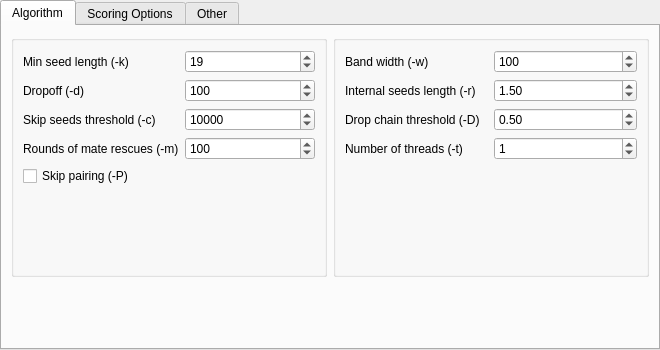
<?xml version="1.0" encoding="UTF-8"?>
<ui version="4.0">
 <class>BwaMemSettings</class>
 <widget class="QWidget" name="BwaMemSettings">
  <property name="geometry">
   <rect>
    <x>0</x>
    <y>0</y>
    <width>660</width>
    <height>350</height>
   </rect>
  </property>
  <property name="minimumSize">
   <size>
    <width>660</width>
    <height>350</height>
   </size>
  </property>
  <property name="windowTitle">
   <string>Form</string>
  </property>
  <layout class="QGridLayout" name="gridLayout">
   <property name="sizeConstraint">
    <enum>QLayout::SetMinAndMaxSize</enum>
   </property>
   <property name="leftMargin">
    <number>0</number>
   </property>
   <property name="topMargin">
    <number>0</number>
   </property>
   <property name="rightMargin">
    <number>0</number>
   </property>
   <property name="bottomMargin">
    <number>0</number>
   </property>
   <item row="0" column="0">
    <widget class="QTabWidget" name="tabWidget">
     <property name="currentIndex">
      <number>0</number>
     </property>
     <widget class="QWidget" name="tab">
      <attribute name="title">
       <string>Algorithm</string>
      </attribute>
      <layout class="QVBoxLayout" name="verticalLayout">
       <item>
        <layout class="QHBoxLayout" name="horizontalLayout">
         <property name="sizeConstraint">
          <enum>QLayout::SetMinAndMaxSize</enum>
         </property>
         <item>
          <widget class="QGroupBox" name="groupBox_0">
           <property name="title">
            <string/>
           </property>
           <layout class="QGridLayout" name="gridLayout_2">
            <property name="sizeConstraint">
             <enum>QLayout::SetMinAndMaxSize</enum>
            </property>
            <item row="5" column="0">
             <widget class="QLabel" name="label_45">
              <property name="layoutDirection">
               <enum>Qt::LeftToRight</enum>
              </property>
              <property name="text">
               <string>Dropoff (-d)</string>
              </property>
              <property name="alignment">
               <set>Qt::AlignLeading|Qt::AlignLeft|Qt::AlignVCenter</set>
              </property>
              <property name="margin">
               <number>1</number>
              </property>
              <property name="buddy">
               <cstring>dropoffSpinbox</cstring>
              </property>
             </widget>
            </item>
            <item row="6" column="1">
             <widget class="QSpinBox" name="skipSeedSpinbox">
              <property name="toolTip">
               <string>Skip seeds with more than INT occurrences </string>
              </property>
              <property name="minimum">
               <number>1</number>
              </property>
              <property name="maximum">
               <number>4000000</number>
              </property>
              <property name="singleStep">
               <number>1000</number>
              </property>
              <property name="value">
               <number>10000</number>
              </property>
             </widget>
            </item>
            <item row="13" column="0" colspan="2">
             <spacer name="verticalSpacer_2">
              <property name="orientation">
               <enum>Qt::Vertical</enum>
              </property>
              <property name="sizeHint" stdset="0">
               <size>
                <width>20</width>
                <height>0</height>
               </size>
              </property>
             </spacer>
            </item>
            <item row="7" column="1">
             <widget class="QSpinBox" name="mateRescueSpinbox">
              <property name="toolTip">
               <string>Perform at most INT rounds of mate rescues for each read</string>
              </property>
              <property name="maximum">
               <number>9999</number>
              </property>
              <property name="value">
               <number>100</number>
              </property>
             </widget>
            </item>
            <item row="2" column="0">
             <widget class="QLabel" name="label_40">
              <property name="layoutDirection">
               <enum>Qt::LeftToRight</enum>
              </property>
              <property name="text">
               <string>Min seed length (-k)</string>
              </property>
              <property name="alignment">
               <set>Qt::AlignLeading|Qt::AlignLeft|Qt::AlignVCenter</set>
              </property>
              <property name="margin">
               <number>1</number>
              </property>
              <property name="buddy">
               <cstring>minSeedSpinbox</cstring>
              </property>
             </widget>
            </item>
            <item row="5" column="1">
             <widget class="QSpinBox" name="dropoffSpinbox">
              <property name="toolTip">
               <string>Off-diagonal X-dropoff</string>
              </property>
              <property name="maximum">
               <number>99999</number>
              </property>
              <property name="value">
               <number>100</number>
              </property>
             </widget>
            </item>
            <item row="7" column="0">
             <widget class="QLabel" name="label_9">
              <property name="layoutDirection">
               <enum>Qt::LeftToRight</enum>
              </property>
              <property name="text">
               <string>Rounds of mate rescues (-m)</string>
              </property>
              <property name="alignment">
               <set>Qt::AlignLeading|Qt::AlignLeft|Qt::AlignVCenter</set>
              </property>
              <property name="margin">
               <number>1</number>
              </property>
              <property name="indent">
               <number>-1</number>
              </property>
              <property name="buddy">
               <cstring>mateRescueSpinbox</cstring>
              </property>
             </widget>
            </item>
            <item row="6" column="0">
             <widget class="QLabel" name="label_47">
              <property name="layoutDirection">
               <enum>Qt::LeftToRight</enum>
              </property>
              <property name="text">
               <string>Skip seeds threshold (-c)</string>
              </property>
              <property name="alignment">
               <set>Qt::AlignLeading|Qt::AlignLeft|Qt::AlignVCenter</set>
              </property>
              <property name="margin">
               <number>1</number>
              </property>
              <property name="buddy">
               <cstring>skipSeedSpinbox</cstring>
              </property>
             </widget>
            </item>
            <item row="2" column="1">
             <widget class="QSpinBox" name="minSeedSpinbox">
              <property name="toolTip">
               <string>Minimum seed length</string>
              </property>
              <property name="minimum">
               <number>1</number>
              </property>
              <property name="maximum">
               <number>9999</number>
              </property>
              <property name="singleStep">
               <number>1</number>
              </property>
              <property name="value">
               <number>19</number>
              </property>
             </widget>
            </item>
            <item row="8" column="0" colspan="2">
             <widget class="QCheckBox" name="skipPairingCheckBox">
              <property name="sizePolicy">
               <sizepolicy hsizetype="Minimum" vsizetype="Fixed">
                <horstretch>0</horstretch>
                <verstretch>0</verstretch>
               </sizepolicy>
              </property>
              <property name="sizeIncrement">
               <size>
                <width>0</width>
                <height>0</height>
               </size>
              </property>
              <property name="toolTip">
               <string>Skip pairing; mate rescue performed unless -S also in use</string>
              </property>
              <property name="text">
               <string>Skip pairing (-P)</string>
              </property>
              <property name="tristate">
               <bool>false</bool>
              </property>
             </widget>
            </item>
           </layout>
          </widget>
         </item>
         <item>
          <widget class="QGroupBox" name="groupBox">
           <layout class="QGridLayout" name="gridLayout_3">
            <property name="sizeConstraint">
             <enum>QLayout::SetMinAndMaxSize</enum>
            </property>
            <item row="5" column="0" colspan="2">
             <spacer name="verticalSpacer">
              <property name="orientation">
               <enum>Qt::Vertical</enum>
              </property>
              <property name="sizeHint" stdset="0">
               <size>
                <width>20</width>
                <height>0</height>
               </size>
              </property>
             </spacer>
            </item>
            <item row="0" column="0">
             <widget class="QLabel" name="label_43">
              <property name="layoutDirection">
               <enum>Qt::LeftToRight</enum>
              </property>
              <property name="text">
               <string>Band width (-w)</string>
              </property>
              <property name="alignment">
               <set>Qt::AlignLeading|Qt::AlignLeft|Qt::AlignVCenter</set>
              </property>
              <property name="margin">
               <number>1</number>
              </property>
              <property name="buddy">
               <cstring>bandWidthSpinbox</cstring>
              </property>
             </widget>
            </item>
            <item row="1" column="0">
             <widget class="QLabel" name="label_46">
              <property name="layoutDirection">
               <enum>Qt::LeftToRight</enum>
              </property>
              <property name="text">
               <string>Internal seeds length (-r)</string>
              </property>
              <property name="alignment">
               <set>Qt::AlignLeading|Qt::AlignLeft|Qt::AlignVCenter</set>
              </property>
              <property name="margin">
               <number>1</number>
              </property>
              <property name="buddy">
               <cstring>internalSeedSpinbox</cstring>
              </property>
             </widget>
            </item>
            <item row="2" column="1">
             <widget class="QDoubleSpinBox" name="dropChainSpinbox">
              <property name="toolTip">
               <string>Drop chains shorter than FLOAT fraction of the longest overlapping chain</string>
              </property>
              <property name="minimum">
               <double>0.010000000000000</double>
              </property>
              <property name="value">
               <double>0.500000000000000</double>
              </property>
             </widget>
            </item>
            <item row="1" column="1">
             <widget class="QDoubleSpinBox" name="internalSeedSpinbox">
              <property name="toolTip">
               <string>Look for internal seeds inside a seed longer than {-k} * FLOAT</string>
              </property>
              <property name="minimum">
               <double>0.010000000000000</double>
              </property>
              <property name="maximum">
               <double>9999.989999999999782</double>
              </property>
              <property name="value">
               <double>1.500000000000000</double>
              </property>
             </widget>
            </item>
            <item row="2" column="0">
             <widget class="QLabel" name="label_48">
              <property name="layoutDirection">
               <enum>Qt::LeftToRight</enum>
              </property>
              <property name="text">
               <string>Drop chain threshold (-D)</string>
              </property>
              <property name="alignment">
               <set>Qt::AlignLeading|Qt::AlignLeft|Qt::AlignVCenter</set>
              </property>
              <property name="margin">
               <number>1</number>
              </property>
              <property name="buddy">
               <cstring>dropChainSpinbox</cstring>
              </property>
             </widget>
            </item>
            <item row="0" column="1">
             <widget class="QSpinBox" name="bandWidthSpinbox">
              <property name="toolTip">
               <string>Band width for banded alignment</string>
              </property>
              <property name="maximum">
               <number>9999</number>
              </property>
              <property name="value">
               <number>100</number>
              </property>
             </widget>
            </item>
            <item row="3" column="0">
             <widget class="QLabel" name="label_41">
              <property name="layoutDirection">
               <enum>Qt::LeftToRight</enum>
              </property>
              <property name="text">
               <string>Number of threads (-t)</string>
              </property>
              <property name="alignment">
               <set>Qt::AlignLeading|Qt::AlignLeft|Qt::AlignVCenter</set>
              </property>
              <property name="margin">
               <number>1</number>
              </property>
              <property name="buddy">
               <cstring>numThreadsSpinbox</cstring>
              </property>
             </widget>
            </item>
            <item row="3" column="1">
             <widget class="QSpinBox" name="numThreadsSpinbox">
              <property name="toolTip">
               <string>Number of threads</string>
              </property>
              <property name="maximum">
               <number>999</number>
              </property>
              <property name="value">
               <number>1</number>
              </property>
             </widget>
            </item>
           </layout>
          </widget>
         </item>
        </layout>
       </item>
       <item>
        <widget class="QLabel" name="label">
         <property name="minimumSize">
          <size>
           <width>0</width>
           <height>36</height>
          </size>
         </property>
         <property name="text">
          <string>&lt;!DOCTYPE HTML PUBLIC &quot;-//W3C//DTD HTML 4.0//EN&quot; &quot;http://www.w3.org/TR/REC-html40/strict.dtd&quot;&gt;
&lt;html&gt;&lt;head&gt;&lt;meta name=&quot;qrichtext&quot; content=&quot;1&quot; /&gt;&lt;style type=&quot;text/css&quot;&gt;
p, li { white-space: pre-wrap; }
&lt;/style&gt;&lt;/head&gt;&lt;body style=&quot; font-family:'MS Shell Dlg 2'; font-size:8.25pt; font-weight:400; font-style:normal;&quot;&gt;
&lt;p style=&quot;-qt-paragraph-type:empty; margin-top:0px; margin-bottom:0px; margin-left:0px; margin-right:0px; -qt-block-indent:0; text-indent:0px; font-size:8pt;&quot;&gt;&lt;/p&gt;&lt;/body&gt;&lt;/html&gt;</string>
         </property>
         <property name="wordWrap">
          <bool>true</bool>
         </property>
        </widget>
       </item>
       <item>
        <widget class="QLabel" name="warningLabel">
         <property name="text">
          <string/>
         </property>
         <property name="wordWrap">
          <bool>true</bool>
         </property>
        </widget>
       </item>
      </layout>
     </widget>
     <widget class="QWidget" name="tab_2">
      <attribute name="title">
       <string>Scoring Options</string>
      </attribute>
      <layout class="QVBoxLayout" name="verticalLayout_2">
       <item>
        <layout class="QHBoxLayout" name="horizontalLayout_2">
         <item>
          <widget class="QGroupBox" name="groupBox_2">
           <property name="title">
            <string/>
           </property>
           <layout class="QGridLayout" name="gridLayout_5">
            <item row="1" column="1">
             <widget class="QSpinBox" name="matchScoreSpinbox">
              <property name="toolTip">
               <string>Score for a sequence match</string>
              </property>
              <property name="maximum">
               <number>9999</number>
              </property>
              <property name="value">
               <number>1</number>
              </property>
             </widget>
            </item>
            <item row="1" column="0">
             <widget class="QLabel" name="label_7">
              <property name="layoutDirection">
               <enum>Qt::LeftToRight</enum>
              </property>
              <property name="text">
               <string>Matching score (-A)</string>
              </property>
              <property name="alignment">
               <set>Qt::AlignLeading|Qt::AlignLeft|Qt::AlignVCenter</set>
              </property>
              <property name="margin">
               <number>1</number>
              </property>
              <property name="buddy">
               <cstring>matchScoreSpinbox</cstring>
              </property>
             </widget>
            </item>
            <item row="2" column="0">
             <widget class="QLabel" name="label_17">
              <property name="layoutDirection">
               <enum>Qt::LeftToRight</enum>
              </property>
              <property name="text">
               <string>Gap open penalty (-O)</string>
              </property>
              <property name="alignment">
               <set>Qt::AlignLeading|Qt::AlignLeft|Qt::AlignVCenter</set>
              </property>
              <property name="margin">
               <number>1</number>
              </property>
              <property name="buddy">
               <cstring>gapOpenSpinbox</cstring>
              </property>
             </widget>
            </item>
            <item row="2" column="1">
             <widget class="QSpinBox" name="gapOpenSpinbox">
              <property name="toolTip">
               <string>Gap open penalty</string>
              </property>
              <property name="value">
               <number>6</number>
              </property>
             </widget>
            </item>
            <item row="5" column="0">
             <widget class="QLabel" name="label_19">
              <property name="layoutDirection">
               <enum>Qt::LeftToRight</enum>
              </property>
              <property name="text">
               <string>Penalty for clipping (-L)</string>
              </property>
              <property name="alignment">
               <set>Qt::AlignLeading|Qt::AlignLeft|Qt::AlignVCenter</set>
              </property>
              <property name="margin">
               <number>1</number>
              </property>
              <property name="buddy">
               <cstring>clippingPenSpinbox</cstring>
              </property>
             </widget>
            </item>
            <item row="5" column="1">
             <widget class="QSpinBox" name="clippingPenSpinbox">
              <property name="toolTip">
               <string>Penalty for clipping </string>
              </property>
              <property name="value">
               <number>5</number>
              </property>
             </widget>
            </item>
           </layout>
          </widget>
         </item>
         <item>
          <widget class="QGroupBox" name="groupBox_3">
           <property name="title">
            <string/>
           </property>
           <layout class="QGridLayout" name="gridLayout_4">
            <item row="0" column="0">
             <widget class="QLabel" name="label_8">
              <property name="layoutDirection">
               <enum>Qt::LeftToRight</enum>
              </property>
              <property name="text">
               <string>Mismatch penalty (-B)</string>
              </property>
              <property name="alignment">
               <set>Qt::AlignLeading|Qt::AlignLeft|Qt::AlignVCenter</set>
              </property>
              <property name="margin">
               <number>1</number>
              </property>
              <property name="buddy">
               <cstring>mismatchScoreSpinbox</cstring>
              </property>
             </widget>
            </item>
            <item row="0" column="1">
             <widget class="QSpinBox" name="mismatchScoreSpinbox">
              <property name="toolTip">
               <string>Penalty for a mismatch</string>
              </property>
              <property name="value">
               <number>4</number>
              </property>
             </widget>
            </item>
            <item row="1" column="0">
             <widget class="QLabel" name="label_18">
              <property name="layoutDirection">
               <enum>Qt::LeftToRight</enum>
              </property>
              <property name="text">
               <string>Gap extension penalty (-E)</string>
              </property>
              <property name="alignment">
               <set>Qt::AlignLeading|Qt::AlignLeft|Qt::AlignVCenter</set>
              </property>
              <property name="margin">
               <number>1</number>
              </property>
              <property name="buddy">
               <cstring>gapExtSpinbox</cstring>
              </property>
             </widget>
            </item>
            <item row="1" column="1">
             <widget class="QSpinBox" name="gapExtSpinbox">
              <property name="toolTip">
               <string>Gap extension penalty; a gap of size k cost {-O} + {-E}*k</string>
              </property>
              <property name="value">
               <number>1</number>
              </property>
             </widget>
            </item>
            <item row="2" column="0">
             <widget class="QLabel" name="label_20">
              <property name="layoutDirection">
               <enum>Qt::LeftToRight</enum>
              </property>
              <property name="text">
               <string>Penalty unpaired (-U)</string>
              </property>
              <property name="alignment">
               <set>Qt::AlignLeading|Qt::AlignLeft|Qt::AlignVCenter</set>
              </property>
              <property name="margin">
               <number>1</number>
              </property>
              <property name="buddy">
               <cstring>penaltyUnpairedSpinbox</cstring>
              </property>
             </widget>
            </item>
            <item row="2" column="1">
             <widget class="QSpinBox" name="penaltyUnpairedSpinbox">
              <property name="toolTip">
               <string>Penalty for an unpaired read pair</string>
              </property>
              <property name="value">
               <number>17</number>
              </property>
             </widget>
            </item>
           </layout>
          </widget>
         </item>
        </layout>
       </item>
       <item>
        <spacer name="verticalSpacer_3">
         <property name="orientation">
          <enum>Qt::Vertical</enum>
         </property>
         <property name="sizeHint" stdset="0">
          <size>
           <width>20</width>
           <height>40</height>
          </size>
         </property>
        </spacer>
       </item>
      </layout>
     </widget>
     <widget class="QWidget" name="tab_3">
      <attribute name="title">
       <string>Other</string>
      </attribute>
      <layout class="QGridLayout" name="gridLayout_8">
       <item row="0" column="0">
        <layout class="QHBoxLayout" name="horizontalLayout_3">
         <item>
          <widget class="QGroupBox" name="groupBox_4">
           <property name="title">
            <string/>
           </property>
           <layout class="QGridLayout" name="gridLayout_6">
            <item row="0" column="0">
             <widget class="QLabel" name="label_2">
              <property name="text">
               <string>Index algorithm (-a)</string>
              </property>
              <property name="alignment">
               <set>Qt::AlignLeading|Qt::AlignLeft|Qt::AlignVCenter</set>
              </property>
              <property name="margin">
               <number>1</number>
              </property>
             </widget>
            </item>
            <item row="1" column="0">
             <widget class="QCheckBox" name="skipMateCheckBox">
              <property name="toolTip">
               <string>Skip mate rescue</string>
              </property>
              <property name="text">
               <string>Skip mate rescue (-S)</string>
              </property>
             </widget>
            </item>
            <item row="0" column="1">
             <widget class="QComboBox" name="indexAlgorithmComboBox">
              <property name="currentIndex">
               <number>0</number>
              </property>
              <item>
               <property name="text">
                <string>autodetect</string>
               </property>
              </item>
              <item>
               <property name="text">
                <string>bwtsw</string>
               </property>
              </item>
              <item>
               <property name="text">
                <string>div</string>
               </property>
              </item>
              <item>
               <property name="text">
                <string>is</string>
               </property>
              </item>
             </widget>
            </item>
           </layout>
          </widget>
         </item>
         <item>
          <widget class="QGroupBox" name="groupBox_5">
           <property name="title">
            <string/>
           </property>
           <layout class="QGridLayout" name="gridLayout_7">
            <item row="0" column="0">
             <widget class="QLabel" name="label_37">
              <property name="layoutDirection">
               <enum>Qt::LeftToRight</enum>
              </property>
              <property name="text">
               <string>Score threshold (-T)</string>
              </property>
              <property name="alignment">
               <set>Qt::AlignLeading|Qt::AlignLeft|Qt::AlignVCenter</set>
              </property>
              <property name="margin">
               <number>1</number>
              </property>
              <property name="buddy">
               <cstring>scoreThresholdSpinbox</cstring>
              </property>
             </widget>
            </item>
            <item row="0" column="1">
             <widget class="QSpinBox" name="scoreThresholdSpinbox">
              <property name="toolTip">
               <string>Minimum score to output</string>
              </property>
              <property name="value">
               <number>30</number>
              </property>
             </widget>
            </item>
            <item row="1" column="0" colspan="2">
             <widget class="QLabel" name="label_3">
              <property name="text">
               <string/>
              </property>
             </widget>
            </item>
           </layout>
          </widget>
         </item>
        </layout>
       </item>
       <item row="1" column="0">
        <spacer name="verticalSpacer_5">
         <property name="orientation">
          <enum>Qt::Vertical</enum>
         </property>
         <property name="sizeHint" stdset="0">
          <size>
           <width>20</width>
           <height>40</height>
          </size>
         </property>
        </spacer>
       </item>
      </layout>
     </widget>
    </widget>
   </item>
  </layout>
 </widget>
 <resources/>
 <connections/>
</ui>
